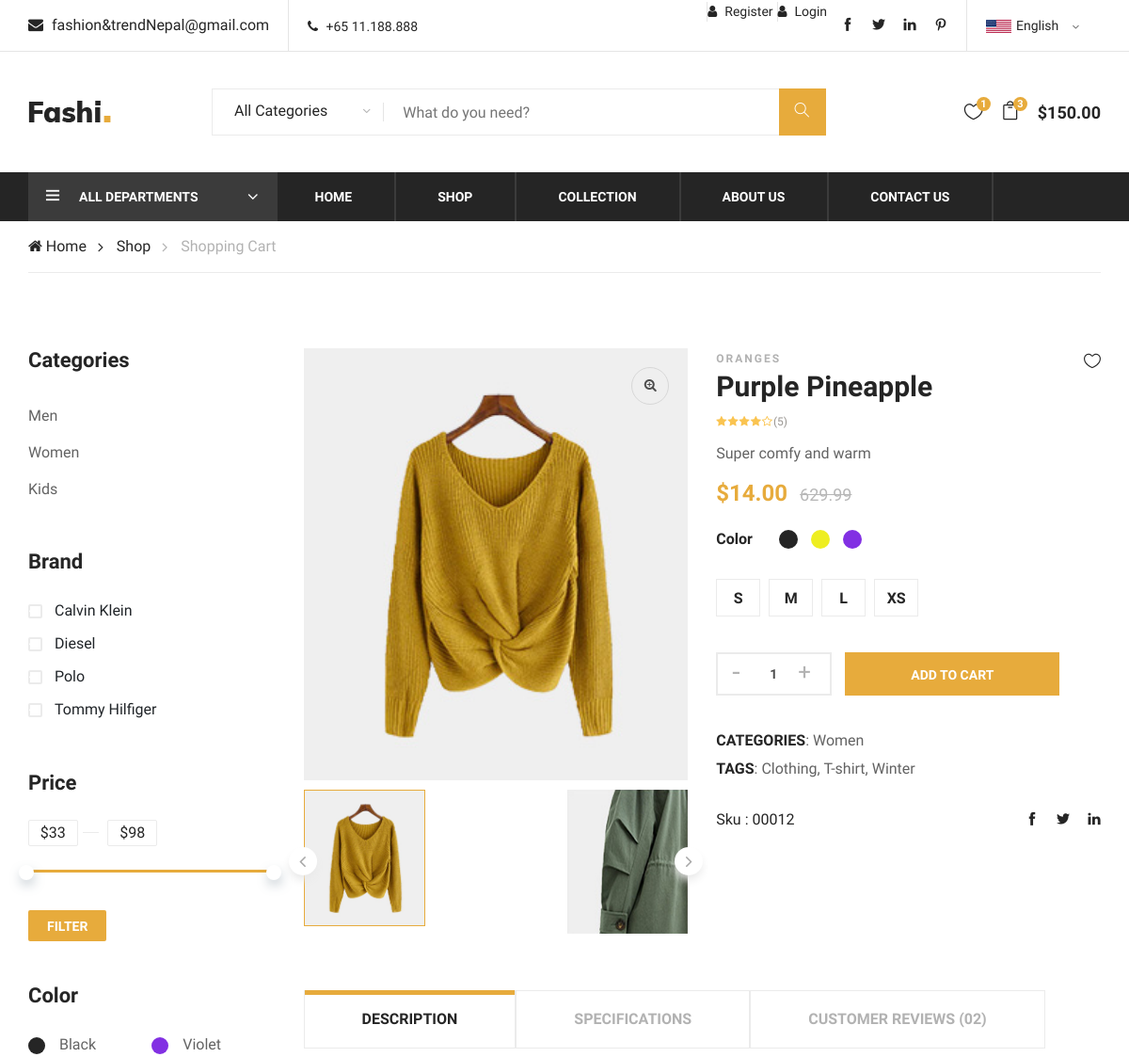
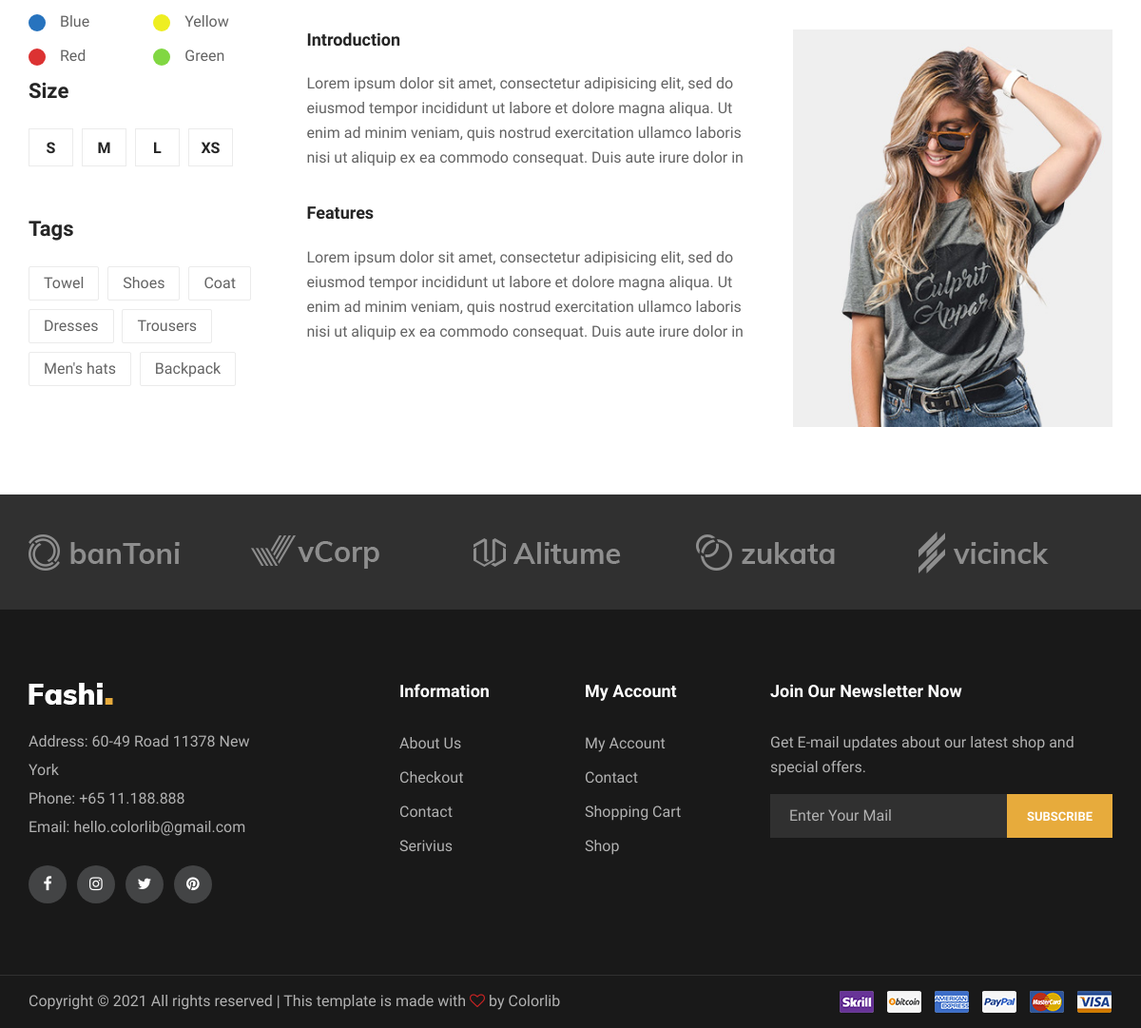
The app's page /product_detail/1/ with its own data (2 pictures, top to bottom).
### my_project/models.py (models this page shows)
class Product(models.Model):
    name = models.CharField(max_length=200)
    price = models.DecimalField(max_digits=7, decimal_places=2)
    img_path = models.FilePathField(path='./static/img/products/')
    description = models.CharField(max_length=500, default="No description")
    category = models.ForeignKey(Category, on_delete=models.CASCADE)
    added_date = models.DateTimeField(auto_now_add=True)
    updated_at = models.DateTimeField(auto_now_add=True)

class Category(models.Model):
    name = models.CharField(max_length=200)
    img_path = models.FilePathField(path='./static/img/')
    added_date = models.DateTimeField(auto_now_add=True)
    updated_at = models.DateTimeField(auto_now_add=True)
    def __str__(self):
        return self.name
    class Meta:
        verbose_name_plural = "Categories"

### my_project/views.py (the view)
# urls.py: path('product_detail/<int:id>/', views.product_detail, name='product_detail'),
def product_detail(request, id):
    items = Product.objects.filter(id=id)
    context = {
        'items': items,
    }
    return render(request, 'single-product.html', context)

### my_project/templates/single-product.html (shortened to what this page needs)
{% extends 'base.html' %}  {% load static %} {% block content %}
<section class="product-shop spad page-details">
  <div class="container">
    <div class="row">
      {% include 'side-panel.html' %} {% for item in items %}
      <div class="col-lg-9">
        <div class="row">
          <div class="col-lg-6">
            <div class="product-pic-zoom">
              <img
                class="product-big-img"
                src="/{{ item.img_path }}"
                alt="{{ item.name}}"
              />
              <div class="zoom-icon">
                <i class="fa fa-search-plus"></i>
              </div>
            </div>
            <div class="product-thumbs">
              <div class="product-thumbs-track ps-slider owl-carousel">
                <div class="pt active" data-imgbigurl="/{{ item.img_path }}">
                  <img src="/{{ item.img_path }}" alt="" />
                </div>
                <div
                  class="pt"
                  data-imgbigurl="img/product-single/product-3.jpg"
                >
                  <img src="img/product-single/product-3.jpg" alt="" />
                </div>
              </div>
            </div>
          </div>
          <div class="col-lg-6">
            <div class="product-details">
              <div class="pd-title">
                <span>oranges</span>
                <h3>{{ item.name }}</h3>
                <a href="#" class="heart-icon"
                  ><i class="icon_heart_alt"></i
                ></a>
              </div>
              <div class="pd-rating">
                <i class="fa fa-star"></i>
                <i class="fa fa-star"></i>
                <i class="fa fa-star"></i>
                <i class="fa fa-star"></i>
                <i class="fa fa-star-o"></i>
                <span>(5)</span>
              </div>
              <div class="pd-desc">
                <p>{{ item.description }}</p>
                <h4>${{ item.price }}<span>629.99</span></h4>
              </div>
              <div class="pd-color">
                <h6>Color</h6>
                <div class="pd-color-choose">
                  <div class="cc-item">
                    <label for="cc-black"></label>
                  </div>
                  <div class="cc-item">
                    <label for="cc-yellow" class="cc-yellow"></label>
                  </div>
                  <div class="cc-item">
                    <label for="cc-violet" class="cc-violet"></label>
                  </div>
                </div>
              </div>
              <div class="pd-size-choose">
                <div class="sc-item">
                  <label for="sm-size">s</label>
                </div>
                <div class="sc-item">
                  <label for="md-size">m</label>
                </div>
                <div class="sc-item">
                  <label for="lg-size">l</label>
                </div>
                <div class="sc-item">
                  <label for="xl-size">xs</label>
                </div>
              </div>
              <div class="quantity">
                <form method="POST">
                  <div class="pro-qty">
                    <input type="text" name="quantity" value="1" />
                  </div>
                </form>
                <a
                  href="{% url 'add_to_cart' id=item.id %}"
                  class="primary-btn pd-cart"
                  data-productId="{{"
                  item.id
                  }}
                  >Add To Cart</a
                >
              </div>
              <ul class="pd-tags">
                <li><span>CATEGORIES</span>: {{ item.category }}</li>
                <li><span>TAGS</span>: Clothing, T-shirt, Winter</li>
              </ul>
              <div class="pd-share">
                <div class="p-code">Sku : 00012</div>
                <div class="pd-social">
                  <a href="#"><i class="ti-facebook"></i></a>
                  <a href="#"><i class="ti-twitter-alt"></i></a>
                  <a href="#"><i class="ti-linkedin"></i></a>
                </div>
              </div>
            </div>
          </div>
        </div>
        <div class="product-tab">
          <div class="tab-item">
            <ul class="nav" role="tablist">
              <li>
                <a class="active" data-toggle="tab" href="#tab-1" role="tab"
                  >DESCRIPTION</a
                >
              </li>
              <li>
                <a data-toggle="tab" href="#tab-2" role="tab">SPECIFICATIONS</a>
              </li>
              <li>
                <a data-toggle="tab" href="#tab-3" role="tab"
                  >Customer Reviews (02)</a
                >
              </li>
            </ul>
          </div>
          <div class="tab-item-content">
            <div class="tab-content">
              <div class="tab-pane fade-in active" id="tab-1" role="tabpanel">
                <div class="product-content">
                  <div class="row">
                    <div class="col-lg-7">
                      <h5>Introduction</h5>
                      <p>
                        Lorem ipsum dolor sit amet, consectetur adipisicing
                        elit, sed do eiusmod tempor incididunt ut labore et
                        dolore magna aliqua. Ut enim ad minim veniam, quis
                        nostrud exercitation ullamco laboris nisi ut aliquip ex
                        ea commodo consequat. Duis aute irure dolor in
                      </p>
                      <h5>Features</h5>
                      <p>
                        Lorem ipsum dolor sit amet, consectetur adipisicing
                        elit, sed do eiusmod tempor incididunt ut labore et
                        dolore magna aliqua. Ut enim ad minim veniam, quis
                        nostrud exercitation ullamco laboris nisi ut aliquip ex
                        ea commodo consequat. Duis aute irure dolor in
                      </p>
                    </div>
                    <div class="col-lg-5">
                      <img
                        src="{% static 'img/product-single/tab-desc.jpg' %}"
                        alt=""
                      />
                    </div>
                  </div>
                </div>
              </div>
            </div>
          </div>
        </div>
      </div>
      {% endfor %}
    </div>
  </div>
</section>
{% endblock %}

### records on screen
Product: img_path (picture), name "Purple Pineapple", description "Super comfy and warm", price "14.00", category "Women"
